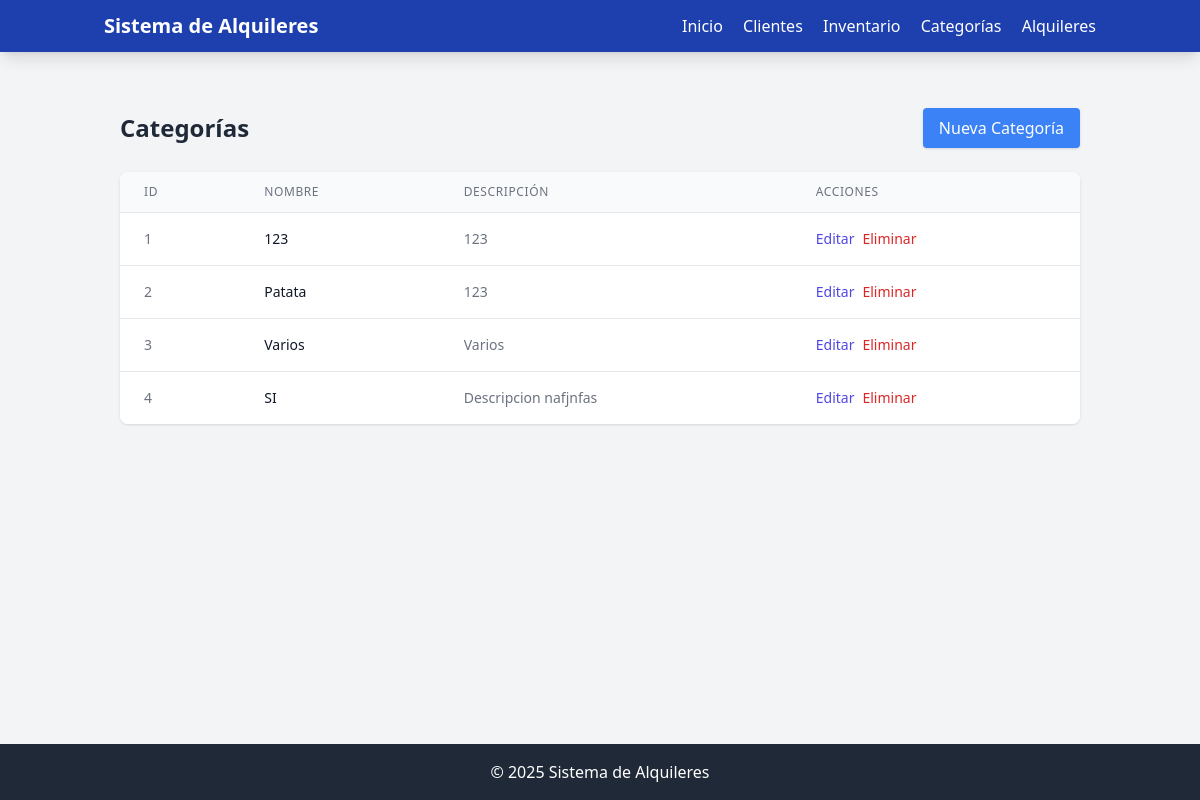
Before: /categorias/ with the older database file.
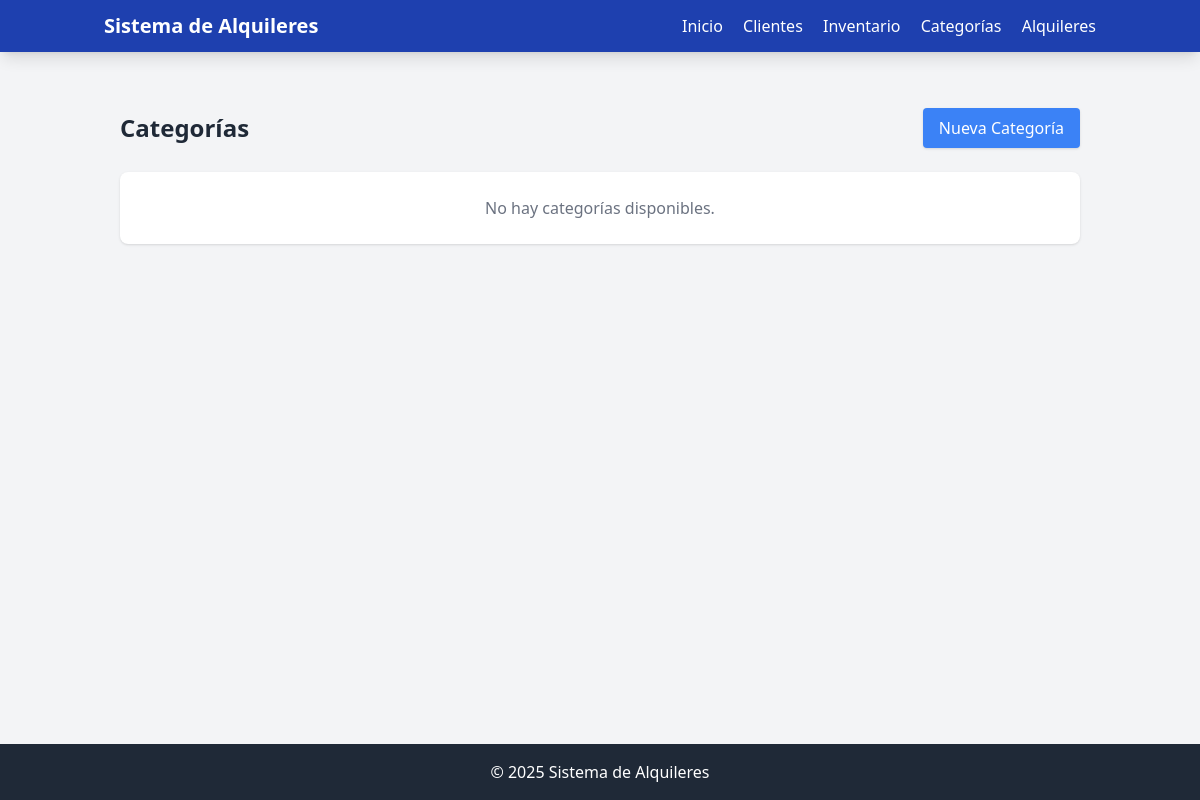
After: the same page with the newer database file.
### app.py (models this page shows, shortened)
class Categoria(db.Model):
    id = db.Column(db.Integer, primary_key=True, autoincrement=True)
    nombre = db.Column(db.String(100), nullable=False)
    descripcion = db.Column(db.String(255), nullable=True)

### app.py (the view)
@app.route('/categorias/')
def ver_categorias():
    categorias = Categoria.query.all()
    return render_template('categorias.html', categorias=categorias)

### app.py (called while the page is built)
@app.context_processor
def utility_processor():
        def productos_por_categoria(categoria_id):
            return Inventario.query.filter_by(categoria_id=categoria_id).count()
        return dict(productos_por_categoria=productos_por_categoria)

### templates/categorias.html (shortened to what this page needs)
<html lang="es">
<head>
    <script src="https://cdn.tailwindcss.com"></script>
    <link rel="stylesheet" href="https://cdnjs.cloudflare.com/ajax/libs/font-awesome/6.0.0-beta3/css/all.min.css">
</head>
<body class="bg-gray-100 min-h-screen flex flex-col">
    <nav class="bg-blue-800 text-white shadow-lg">
        <div class="container mx-auto px-4 py-3">
            <div class="flex justify-between items-center">
                <a href="{{ url_for('inicio') }}" class="text-xl font-bold">Sistema de Alquileres</a>
                <div class="space-x-4">
                    <a href="{{ url_for('inicio') }}" class="hover:text-blue-200">Inicio</a>
                    <a href="{{ url_for('ver_clientes') }}" class="hover:text-blue-200">Clientes</a>
                    <a href="{{ url_for('ver_inventario') }}" class="hover:text-blue-200">Inventario</a>
                    <a href="{{ url_for('ver_categorias') }}" class="hover:text-blue-200">Categorías</a>
                    <a href="{{ url_for('ver_alquileres') }}" class="hover:text-blue-200">Alquileres</a>
                </div>
            </div>
        </div>
    </nav>
    <main class="container mx-auto px-4 py-6 flex-grow">
<div class="container mx-auto px-4 py-8">
    <div class="flex justify-between items-center mb-6">
        <h1 class="text-2xl font-bold text-gray-800">Categorías</h1>
        <button id="btn-open-categoria" class="bg-blue-500 hover:bg-blue-600 text-white font-medium py-2 px-4 rounded shadow transition duration-200">
            Nueva Categoría
        </button>
    </div>
    {% if categorias %}
        <div class="bg-white shadow rounded-lg overflow-hidden">
            <table class="min-w-full divide-y divide-gray-200">
                <thead class="bg-gray-50">
                    <tr>
                        <th scope="col" class="px-6 py-3 text-left text-xs font-medium text-gray-500 uppercase tracking-wider">ID</th>
                        <th scope="col" class="px-6 py-3 text-left text-xs font-medium text-gray-500 uppercase tracking-wider">Nombre</th>
                        <th scope="col" class="px-6 py-3 text-left text-xs font-medium text-gray-500 uppercase tracking-wider">Descripción</th>
                        <th scope="col" class="px-6 py-3 text-left text-xs font-medium text-gray-500 uppercase tracking-wider">Acciones</th>
                    </tr>
                </thead>
                <tbody class="bg-white divide-y divide-gray-200">
                    {% for categoria in categorias %}
                    <tr class="hover:bg-gray-50 cursor-pointer" onclick="window.location.href='/categoria/{{ categoria.id }}'">                        <td class="px-6 py-4 whitespace-nowrap text-sm text-gray-500">{{ categoria.id }}</td>
                        <td class="px-6 py-4 whitespace-nowrap text-sm font-medium text-gray-900">{{ categoria.nombre }}</td>
                        <td class="px-6 py-4 text-sm text-gray-500">
                            {% if categoria.descripcion %}
                                {{ categoria.descripcion }}
                            {% else %}
                                <span class="text-gray-400 italic">Sin descripción</span>
                            {% endif %}
                        </td>
                        <td class="px-6 py-4 whitespace-nowrap text-sm font-medium">
                            <div class="flex space-x-2">
                                <button  onclick="event.stopPropagation();editarCategoria('{{ categoria.id }}', '{{ categoria.nombre }}', '{{ categoria.descripcion }}')" class="text-indigo-600 hover:text-indigo-900 ">Editar</button>
                                <a href="{{ url_for('eliminar_categoria', id=categoria.id) }}" class="text-red-600 hover:text-red-900" onclick="event.stopPropagation();return confirm('¿Está seguro que desea eliminar esta categoría?')">Eliminar</a>
                            </div>
                        </td>
                    </tr>
                    {% endfor %}
                </tbody>
            </table>
        </div>
    {% else %}
        <div class="bg-white shadow rounded-lg p-6 text-center">
            <p class="text-gray-500">No hay categorías disponibles.</p>
                </div>
    {% endif %}
</div>
</main>
{% include 'footer.html' %}
</body>
</html>

### templates/footer.html
<footer class="bg-gray-800 text-white py-4 mt-8 bottom-0 w-full">
    <div class="container mx-auto px-4 text-center">
        <p>&copy; 2025 Sistema de Alquileres</p>
    </div>
</footer>

Changed rows visible on the page:
removed Categoria: id "1", nombre "123", descripcion "123"
removed Categoria: id "2", nombre "Patata", descripcion "123"
removed Categoria: id "3", nombre "Varios", descripcion "Varios"
removed Categoria: id "4", nombre "SI", descripcion "Descripcion nafjnfas"
Other visible differences:
text no longer shown: "ID NOMBRE DESCRIPCIÓN ACCIONES"
text now shown: "No hay categorías disponibles."
